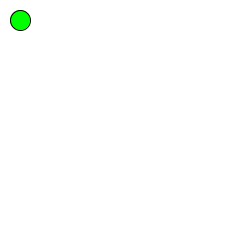
Frame 1 (no input)
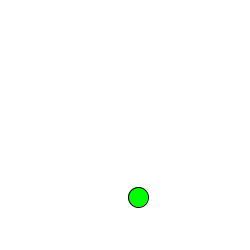
Frame 60 (the mouse pressed at the canvas centre just before this capture)
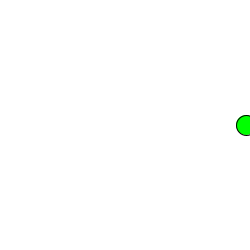
Frame 120 (the mouse held since frame 60 and released just before this capture)

The Processing sketch that drew these frames (run headless with seeded random() and noise(); from frame 60 on, the mouse is pressed at the canvas centre):

// Processing sketch: processing_106556
// ── processing_106556.pde

int counter;
int x = 20;
int y = 20;

int dx = 2;
int dy = 3;
void setup() {  //setup function called initially, only once
  size(250, 250);
}

void draw() {  //draw function loops 


  background(255,255,255);
  
  fill(0,255,0);
  ellipse(x,y,20,20);
  
  if (y>250){
     dy =-dy;
     }  
  if (y<0){
     dy = -dy;
     }  
  if (x>250){
     dx = -dx;
     }  
  if (x<0){
     dx = -dx;     
     }
      y = y + dy;
      x = x + dx;
 }
